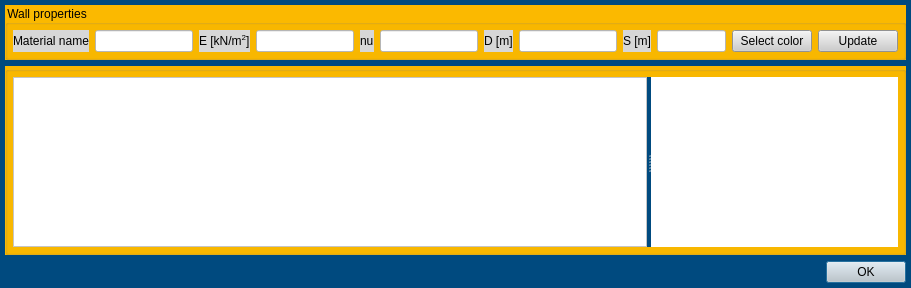
<?xml version="1.0" encoding="UTF-8"?>
<ui version="4.0">
 <class>Dialog</class>
 <widget class="QDialog" name="Dialog">
  <property name="geometry">
   <rect>
    <x>0</x>
    <y>0</y>
    <width>911</width>
    <height>288</height>
   </rect>
  </property>
  <property name="windowTitle">
   <string>Dialog</string>
  </property>
  <property name="styleSheet">
   <string notr="true">QWidget{background-color: rgb(0, 74, 127);}

QTableWidget{background-color: rgb(255, 255, 255);}

QCheckBox{background-color: rgb(255, 255, 255);}

QWidget#widget{background-color: rgb(255, 255, 255);}

QGroupBox{background-color: rgb(251, 185, 0);}

QPushButton{background-color: rgb(205, 205, 205);}

QLineEdit{background-color:rgb(255, 255, 255);}

QLabel{background-color:rgb(215, 215, 215);}</string>
  </property>
  <layout class="QVBoxLayout" name="verticalLayout">
   <property name="leftMargin">
    <number>5</number>
   </property>
   <property name="topMargin">
    <number>5</number>
   </property>
   <property name="rightMargin">
    <number>5</number>
   </property>
   <property name="bottomMargin">
    <number>5</number>
   </property>
   <item>
    <widget class="QGroupBox" name="groupBox">
     <property name="title">
      <string>Wall properties</string>
     </property>
     <layout class="QHBoxLayout" name="horizontalLayout_2">
      <property name="leftMargin">
       <number>5</number>
      </property>
      <property name="topMargin">
       <number>5</number>
      </property>
      <property name="rightMargin">
       <number>5</number>
      </property>
      <property name="bottomMargin">
       <number>5</number>
      </property>
      <item>
       <layout class="QHBoxLayout" name="horizontalLayout">
        <item>
         <widget class="QLabel" name="label">
          <property name="text">
           <string>Material name</string>
          </property>
         </widget>
        </item>
        <item>
         <widget class="QLineEdit" name="lineEdit"/>
        </item>
        <item>
         <widget class="QLabel" name="label_2">
          <property name="text">
           <string>E [kN/m&lt;sup&gt;2&lt;/sup&gt;]</string>
          </property>
         </widget>
        </item>
        <item>
         <widget class="QLineEdit" name="lineEdit_2"/>
        </item>
        <item>
         <widget class="QLabel" name="label_4">
          <property name="text">
           <string>nu</string>
          </property>
         </widget>
        </item>
        <item>
         <widget class="QLineEdit" name="lineEdit_4"/>
        </item>
        <item>
         <widget class="QLabel" name="label_3">
          <property name="text">
           <string>D [m]</string>
          </property>
         </widget>
        </item>
        <item>
         <widget class="QLineEdit" name="lineEdit_3"/>
        </item>
       </layout>
      </item>
      <item>
       <widget class="QLabel" name="label_5">
        <property name="text">
         <string>S [m]</string>
        </property>
       </widget>
      </item>
      <item>
       <widget class="QLineEdit" name="lineEdit_5"/>
      </item>
      <item>
       <widget class="QPushButton" name="pushButton_3">
        <property name="text">
         <string>Select color</string>
        </property>
       </widget>
      </item>
      <item>
       <widget class="QPushButton" name="pushButton">
        <property name="text">
         <string>Update</string>
        </property>
       </widget>
      </item>
      <item>
       <spacer name="horizontalSpacer">
        <property name="orientation">
         <enum>Qt::Horizontal</enum>
        </property>
        <property name="sizeHint" stdset="0">
         <size>
          <width>40</width>
          <height>20</height>
         </size>
        </property>
       </spacer>
      </item>
     </layout>
    </widget>
   </item>
   <item>
    <widget class="QGroupBox" name="groupBox_2">
     <property name="sizePolicy">
      <sizepolicy hsizetype="Expanding" vsizetype="Expanding">
       <horstretch>0</horstretch>
       <verstretch>0</verstretch>
      </sizepolicy>
     </property>
     <property name="title">
      <string/>
     </property>
     <layout class="QHBoxLayout" name="horizontalLayout_3">
      <property name="leftMargin">
       <number>5</number>
      </property>
      <property name="topMargin">
       <number>5</number>
      </property>
      <property name="rightMargin">
       <number>5</number>
      </property>
      <property name="bottomMargin">
       <number>5</number>
      </property>
      <item>
       <widget class="QSplitter" name="splitter">
        <property name="orientation">
         <enum>Qt::Horizontal</enum>
        </property>
        <widget class="QTableWidget" name="tableWidget"/>
        <widget class="QWidget" name="widget" native="true"/>
       </widget>
      </item>
     </layout>
    </widget>
   </item>
   <item>
    <widget class="QDialogButtonBox" name="buttonBox">
     <property name="orientation">
      <enum>Qt::Horizontal</enum>
     </property>
     <property name="standardButtons">
      <set>QDialogButtonBox::Ok</set>
     </property>
    </widget>
   </item>
  </layout>
 </widget>
 <resources/>
 <connections/>
</ui>
